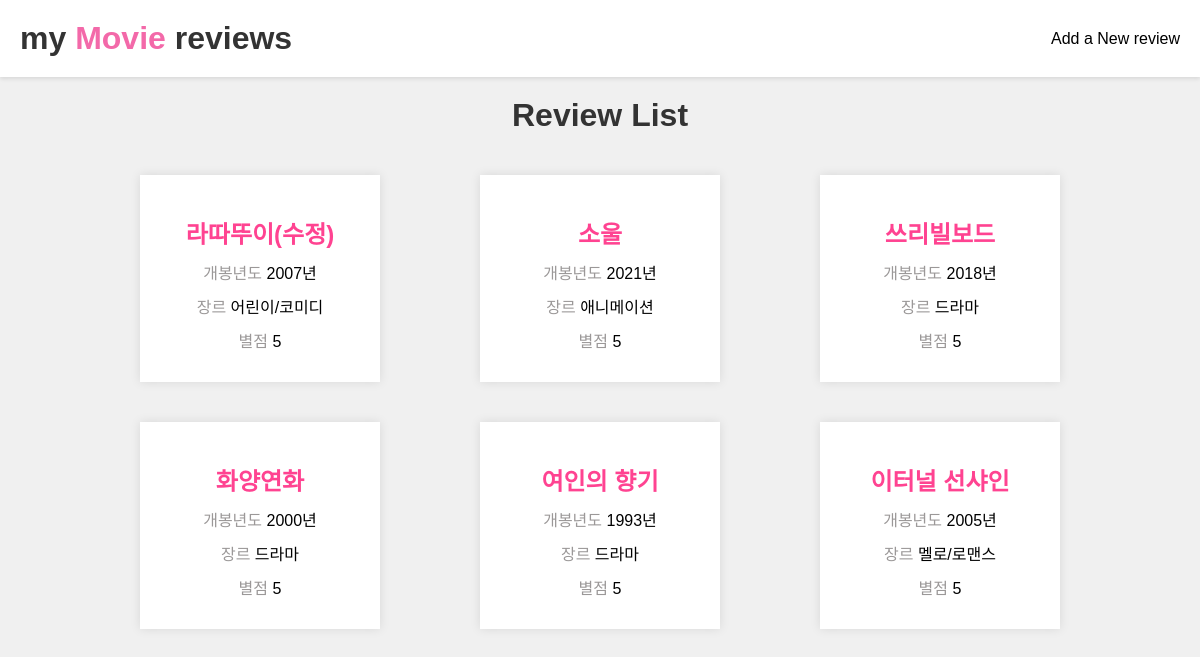
/posts/, run on the app's committed database.
### posts/models.py (models this page shows, shortened)
class Review(models.Model):
    title = models.CharField(max_length=200)
    director = models.TextField(default='')
    actors = models.TextField(default='')
    release_year = models.IntegerField()
    genre = models.CharField(max_length=100)
    rating = models.IntegerField()
    runtime = models.TextField(default='')
    content = models.TextField(default='')  # 기본값으로 빈 문자열 설정

### posts/views.py (the view)
# urls.py: path('', review_list, name='review_list'),  # 리뷰 리스트 페이지
def review_list(request):
    reviews = Review.objects.all()
    return render(request, 'posts/review_list.html', {'reviews': reviews})

### templates/posts/review_list.html (shortened to what this page needs)
<!DOCTYPE html>
<html>
<head>
    {% load static %}
    <link rel="stylesheet" type="text/css" href="{% static 'styles.css' %}">
</head>
<body>
    <div class="navbar">
        <h1>my <span class="movie-text">Movie</span> reviews</h1>
        <a href="{% url 'posts:review_create' %}">Add a New review</a>
    </div>
    <div class="container">
        <h1>Review List</h1>
        <div class="review-list">
            {% for review in reviews %}
                <div class="review-item">
                    <h2><a href="{% url 'posts:review_detail' review.id %}">{{ review.title }}</a></h2>
                    <p><span class="label">개봉년도</span> <span class="value">{{ review.release_year }}년</span></p>
                    <p><span class="label">장르</span> <span class="value">{{ review.genre }}</span></p>
                    <p><span class="label">별점</span> <span class="value">{{ review.rating }}</span></p>
                </div>
            {% endfor %}
        </div>
    </div>
</body>
</html>

### posts/static/styles.css (style rules this page uses)
body { font-family: Arial, sans-serif; background-color: #f0f0f0; margin: 0; padding: 0; }
.container { width: 80%; margin: auto; overflow: hidden; }
h1 { color: #333; text-align: center; margin-top: 20px; }
.review-list { display: flex; justify-content: space-between; flex-wrap: wrap; }
.review-item { background: #fff; padding: 20px; margin: 20px; width: calc(25% - 40px); box-shadow: 0 0 10px rgba(0, 0, 0, 0.1); text-align: center; transition: transform 0.2s; }
.review-item a { text-decoration: none; color: #ff4391; }
.review-item h2 { font-size: 1.5em; margin-bottom: 10px; }
.review-item p { margin: 10px 0; }
.navbar { display: flex; justify-content: space-between; align-items: center; padding: 20px; background: #fff; box-shadow: 0 2px 4px rgba(0, 0, 0, 0.1); }
.navbar h1 { margin: 0; font-size: 2em; }
.navbar a { text-decoration: none; color: black; font-size: 1em; }
.movie-text { color: rgb(243, 105, 169); }
.label { color: #9b9898; }
.value { color: #000; }

### data on the page
Review: title "라따뚜이(수정)", release_year "2007", genre "어린이/코미디", rating "5"
Review: title "소울", release_year "2021", genre "애니메이션", rating "5"
Review: title "쓰리빌보드", release_year "2018", genre "드라마", rating "5"
Review: title "화양연화", release_year "2000", genre "드라마", rating "5"
Review: title "여인의 향기", release_year "1993", genre "드라마", rating "5"
Review: title "이터널 선샤인", release_year "2005", genre "멜로/로맨스", rating "5"
